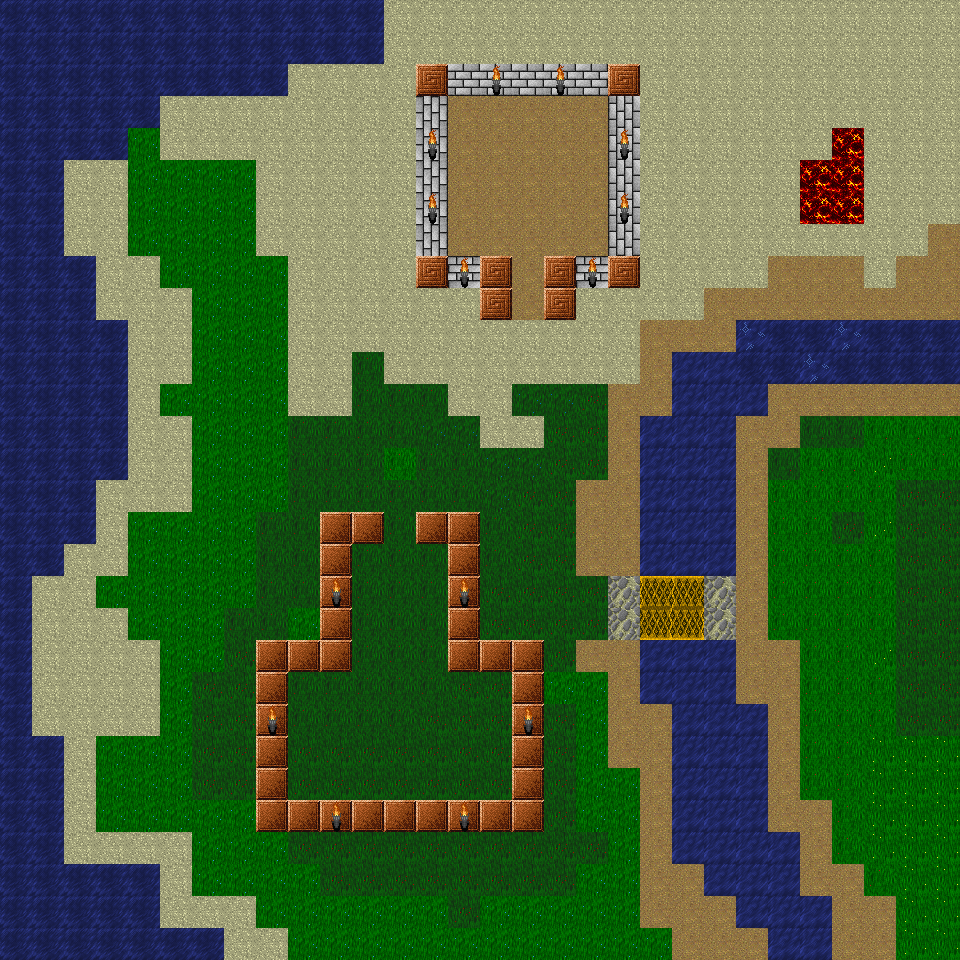

Below is a game level as drawn by its tile map, then a one-line description and the .tmx that defines it (tile-layer data replaced by summaries):
An orthogonal 30x30 tile map with 32x32 px tiles, 3 tile layers (Background, Collision, Addon).

<map version="1.10" tiledversion="1.10.2" orientation="orthogonal" renderorder="right-down" width="30" height="30" tilewidth="32" tileheight="32" infinite="0" nextlayerid="4" nextobjectid="1">
 <tileset firstgid="1" source="background.tsx" />
 <layer id="1" name="Background" width="30" height="30">
  <data>[900 cells, 720 non-empty, 13 distinct tile ids]</data>
 </layer>
 <layer id="2" name="Collision" width="30" height="30">
  <data>[900 cells, 239 non-empty, 7 distinct tile ids]</data>
 </layer>
 <layer id="3" name="Addon" width="30" height="30">
  <data>[900 cells, 14 non-empty, 1 distinct tile ids]</data>
 </layer>
</map>
